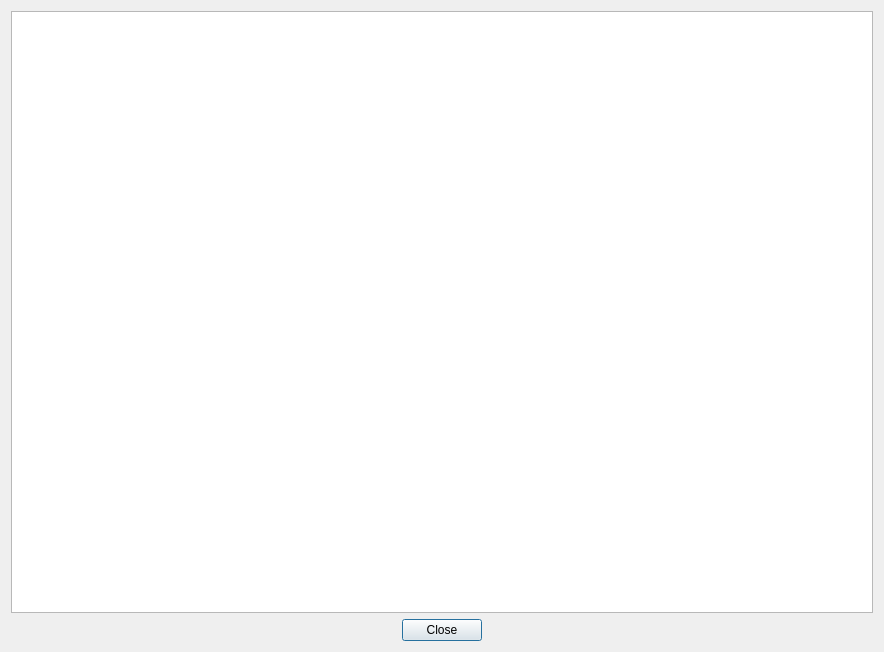
<?xml version="1.0" encoding="UTF-8"?>
<ui version="4.0">
 <class>DialogDocumentation</class>
 <widget class="QDialog" name="DialogDocumentation">
  <property name="geometry">
   <rect>
    <x>0</x>
    <y>0</y>
    <width>884</width>
    <height>652</height>
   </rect>
  </property>
  <property name="windowTitle">
   <string>Documentation</string>
  </property>
  <layout class="QVBoxLayout" name="verticalLayout_2">
   <item>
    <layout class="QVBoxLayout" name="verticalLayout">
     <item>
      <layout class="QHBoxLayout" name="horizontalLayout_2"/>
     </item>
     <item>
      <widget class="QTextBrowser" name="textBrowser"/>
     </item>
     <item>
      <layout class="QHBoxLayout" name="horizontalLayout">
       <item>
        <spacer name="horizontalSpacer">
         <property name="orientation">
          <enum>Qt::Horizontal</enum>
         </property>
         <property name="sizeHint" stdset="0">
          <size>
           <width>40</width>
           <height>20</height>
          </size>
         </property>
        </spacer>
       </item>
       <item>
        <widget class="QPushButton" name="pushButtonClose">
         <property name="text">
          <string>Close</string>
         </property>
        </widget>
       </item>
       <item>
        <spacer name="horizontalSpacer_2">
         <property name="orientation">
          <enum>Qt::Horizontal</enum>
         </property>
         <property name="sizeHint" stdset="0">
          <size>
           <width>40</width>
           <height>20</height>
          </size>
         </property>
        </spacer>
       </item>
      </layout>
     </item>
    </layout>
   </item>
  </layout>
 </widget>
 <resources/>
 <connections/>
</ui>
